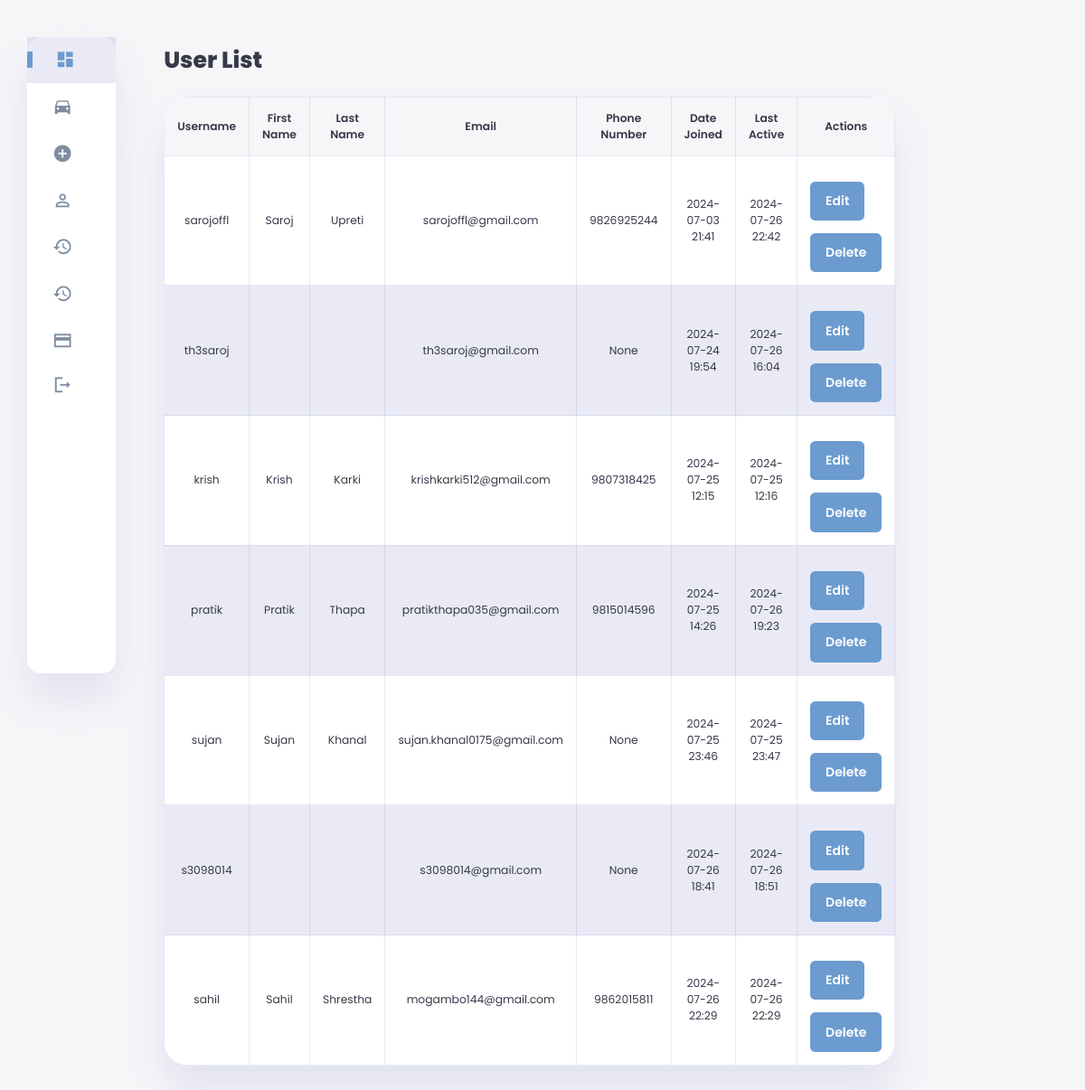
The app's page /users/ (signed in) with its own data.
### sales_rental/models.py (models this page shows, shortened)
class User(AbstractUser):
    email_confirmed = models.BooleanField(default=False)
    otp = models.CharField(max_length=6, null=True, blank=True)
    otp_expiration = models.DateTimeField(null=True, blank=True)
    watchlist = models.ManyToManyField('Car', related_name='watchlisted_by', blank=True)
    phone_number = models.CharField(max_length=15, null=True, blank=True)

### sales_rental/admin_views.py (the view)
# urls.py: path('users/', admin_views.user_list, name='user_list'),
@user_passes_test(lambda u: u.is_superuser)
def user_list(request):
    users = User.objects.all()
    return render(request, 'user_list.html', {'users': users})

### sales_rental/context_processors.py (called while the page is built)
def current_year(request):
    return {'current_year': datetime.now().year}

### sales_rental/templates/user_list.html (shortened to what this page needs)
{% extends "admin_base.html" %}
{% load static %}
{% block content %}
<main>
    <h1>User List</h1>
    <table>
        <thead>
            <tr>
                <th>Username</th>
                <th>First Name</th>
                <th>Last Name</th>
                <th>Email</th>
                <th>Phone Number</th>
                <th>Date Joined</th>
                <th>Last Active</th>
                <th>Actions</th>
            </tr>
        </thead>
        <tbody>
            {% for user in users %}
            <tr>
                <td>{{ user.username }}</td>
                <td>{{ user.first_name }}</td>
                <td>{{ user.last_name }}</td>
                <td>{{ user.email }}</td>
                <td>{{ user.phone_number }}</td>
                <td>{{ user.date_joined|date:"Y-m-d H:i" }}</td>
                <td>{{ user.last_login|date:"Y-m-d H:i" }}</td>
                <td>
                    <a href="{% url 'user_edit' user.id %}" class="btn btn-primary">Edit</a>
                    <a href="{% url 'user_delete' user.id %}" class="btn btn-danger">Delete</a>
                </td>
            </tr>
            {% endfor %}
        </tbody>
    </table>
</main>
{% endblock %}

### sales_rental/static/css/admin-style.css (style rules this page uses)
:root { --color-primary: #6C9BCF; --color-danger: #FF0060; --color-success: #1B9C85; --color-warning: #F7D060; --color-white: #fff; --color-info-dark: #7d8da1; --color-dark: #363949; --color-light: rgba(132, 139, 200, 0.18); --color-dark-variant: #677483; --color-background: #f6f6f9; --card-border-radius: 2rem; --border-radius-1: 0.4rem; --border-radius-2: 1.2rem; --card-padding: 1.8rem; --padding-1: 1.2rem; --box-shadow: 0 2rem 3rem var(--color-light); }
* { margin: 0; padding: 0; outline: 0; appearance: 0; border: 0; text-decoration: none; box-sizing: border-box; }
html { font-size: 14px; }
body { width: 100vw; height: 100vh; font-family: 'Poppins', sans-serif; font-size: 0.88rem; user-select: none; overflow-x: hidden; color: var(--color-dark); background-color: var(--color-background); }
a { color: var(--color-dark); }
h1 { font-weight: 800; font-size: 1.8rem; margin-bottom: 1.5rem; }
main { margin-top: 1.4rem; padding: 2rem; }
main .stats-table, main .history-table, table { width: 100%; border-collapse: collapse; margin-bottom: 2rem; background-color: var(--color-white); box-shadow: var(--box-shadow); border-radius: var(--card-border-radius); overflow: hidden; }
main .stats-table th, main .stats-table td, main .history-table th, main .history-table td, table th, table td { text-align: center; padding: 1rem; border: 1px solid var(--color-light); }
main .stats-table th, main .history-table th, table th { background-color: var(--color-background); font-weight: 600; }
main .stats-table td, main .history-table td, table td { background-color: var(--color-white); }
main .history-table tr:nth-child(even) td, table tr:nth-child(even) td { background-color: var(--color-light); }
.btn { display: inline-block; padding: 0.8rem 1.2rem; font-size: 1rem; font-weight: 600; text-align: center; border-radius: var(--border-radius-1); text-decoration: none; color: var(--color-white); background-color: var(--color-primary); transition: background-color 0.3s; margin-top: 1rem; display: block; width: fit-content; }
.btn-primary { background-color: var(--color-primary); }

### records on screen
User: username "sarojoffl", first_name "Saroj", last_name "Upreti", email "sarojoffl@gmail.com", phone_number "9826925244", date_joined "2024-07-03 21:41", last_login "2024-07-26 22:42"
User: username "th3saroj", email "th3saroj@gmail.com", phone_number "None", date_joined "2024-07-24 19:54", last_login "2024-07-26 16:04"
User: username "krish", first_name "Krish", last_name "Karki", email "krishkarki512@gmail.com", phone_number "9807318425", date_joined "2024-07-25 12:15", last_login "2024-07-25 12:16"
User: username "pratik", first_name "Pratik", last_name "Thapa", email "pratikthapa035@gmail.com", phone_number "9815014596", date_joined "2024-07-25 14:26", last_login "2024-07-26 19:23"
User: username "sujan", first_name "Sujan", last_name "Khanal", email "sujan.khanal0175@gmail.com", phone_number "None", date_joined "2024-07-25 23:46", last_login "2024-07-25 23:47"
User: username "s3098014", email "s3098014@gmail.com", phone_number "None", date_joined "2024-07-26 18:41", last_login "2024-07-26 18:51"
User: username "sahil", first_name "Sahil", last_name "Shrestha", email "mogambo144@gmail.com", phone_number "9862015811", date_joined "2024-07-26 22:29", last_login "2024-07-26 22:29"
